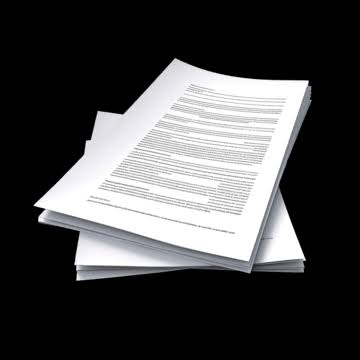
#> input picture Day16/input_images/document.jpg, 360 x 360 px, found by its file name; its folder holds only this picture in this run
$ python morphological_operations.py
#> lines starting #> are read from the running program, lines starting #| are printed output that depends on the picture; after the words box and inside, x2 and y2 are one past the last pixel; in counts of white or black regions, pixels touching at a corner belong together
# ==========================================================
# MLB Summer Internship - Day 18
# Morphological Operations using OpenCV
# ==========================================================

import cv2
import os

# ==========================================================
# Configuration
# ==========================================================

INPUT_FOLDER = "input_images"
OUTPUT_FOLDER = "output_images"
MORPHOLOGY_FOLDER = os.path.join(
    OUTPUT_FOLDER,
    "morphology"
)

os.makedirs(MORPHOLOGY_FOLDER, exist_ok=True)


# ==========================================================
# Morphological Processing
# ==========================================================

def process_image(filename):

#> called with filename = 'document.jpg'
    input_path = os.path.join(
        INPUT_FOLDER,
        filename
    )

    image = cv2.imread(input_path)
#> image is the input picture: shape (360, 360, 3); mean B, G, R 72.6, 71.9, 71.9

    if image is None:
        print(f"Unable to read: {filename}")
        return

    print(f"Processing: {filename}")

    # ------------------------------------------------------
    # Grayscale
    # ------------------------------------------------------

    grayscale = cv2.cvtColor(
        image,
        cv2.COLOR_BGR2GRAY
    )

    # ------------------------------------------------------
    # Gaussian Blur
    # ------------------------------------------------------

    blurred = cv2.GaussianBlur(
        grayscale,
        (5, 5),
        0
    )
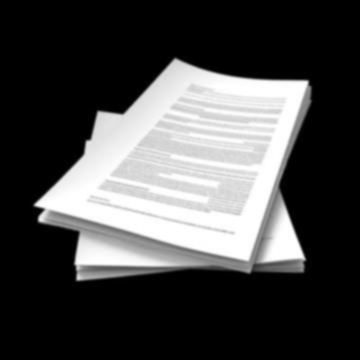
#> blurred: shape (360, 360); min 0, max 255, mean 72

    # ------------------------------------------------------
    # Binary Threshold
    # ------------------------------------------------------

    _, binary = cv2.threshold(
        blurred,
        0,
        255,
        cv2.THRESH_BINARY + cv2.THRESH_OTSU
    )
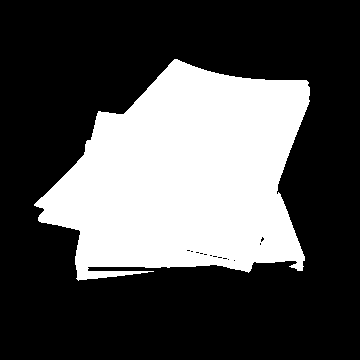
#> binary: shape (360, 360); 31.6% white; 1 white region, box (x1, y1, x2, y2) and area: (34, 59, 310, 281) 41006

    # ------------------------------------------------------
    # Kernel
    # ------------------------------------------------------

    kernel = cv2.getStructuringElement(
        cv2.MORPH_RECT,
        (5, 5)
    )

    # ------------------------------------------------------
    # Erosion
    # ------------------------------------------------------

    erosion = cv2.erode(
        binary,
        kernel,
        iterations=1
    )
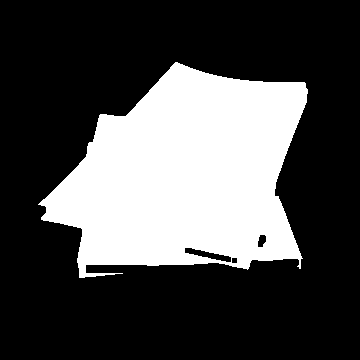
#> erosion: shape (360, 360); 29.5% white; 1 white region, box (x1, y1, x2, y2) and area: (38, 62, 308, 278) 38219

    # ------------------------------------------------------
    # Dilation
    # ------------------------------------------------------

    dilation = cv2.dilate(
        binary,
        kernel,
        iterations=1
    )
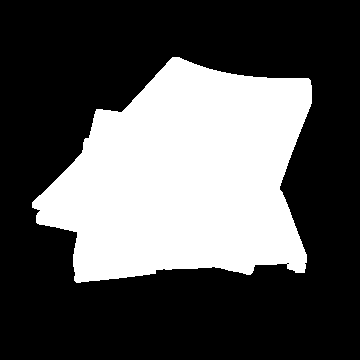
#> dilation: shape (360, 360); 33.6% white; 1 white region, box (x1, y1, x2, y2) and area: (32, 57, 312, 283) 43592

    # ------------------------------------------------------
    # Opening
    # ------------------------------------------------------

    opening = cv2.morphologyEx(
        binary,
        cv2.MORPH_OPEN,
        kernel
    )
#> opening: shape (360, 360); 31.5% white; 1 white region, box (x1, y1, x2, y2) and area: (36, 60, 310, 280) 40883

    # ------------------------------------------------------
    # Closing
    # ------------------------------------------------------

    closing = cv2.morphologyEx(
        binary,
        cv2.MORPH_CLOSE,
        kernel
    )
#> closing: shape (360, 360); 31.9% white; 1 white region, box (x1, y1, x2, y2) and area: (34, 59, 310, 281) 41340

    # ------------------------------------------------------
    # Morphological Gradient
    # ------------------------------------------------------

    gradient = cv2.morphologyEx(
        binary,
        cv2.MORPH_GRADIENT,
        kernel
    )
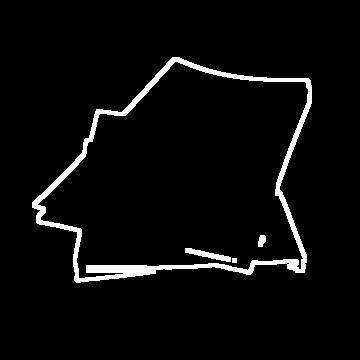
#> gradient: shape (360, 360); 4.1% white; 4 white regions, box (x1, y1, x2, y2) and area: (32, 57, 312, 283) 5020, (185, 248, 231, 262) 253, (258, 235, 266, 247) 75, (232, 258, 237, 263) 25

    # ------------------------------------------------------
    # Top Hat
    # ------------------------------------------------------

    top_hat = cv2.morphologyEx(
        binary,
        cv2.MORPH_TOPHAT,
        kernel
    )
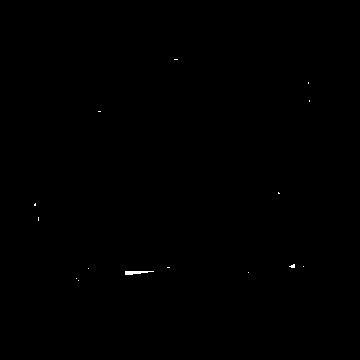
#> top_hat: shape (360, 360); 0.09% white; 15 white regions (14 under 20 px), largest, box (x1, y1, x2, y2) and area: (125, 271, 154, 275) 76

    # ------------------------------------------------------
    # Black Hat
    # ------------------------------------------------------

    black_hat = cv2.morphologyEx(
        binary,
        cv2.MORPH_BLACKHAT,
        kernel
    )
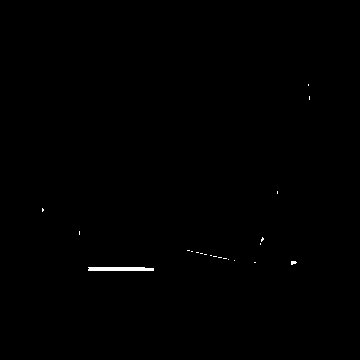
#> black_hat: shape (360, 360); 0.26% white; 21 white regions (20 under 20 px), largest, box (x1, y1, x2, y2) and area: (88, 267, 154, 271) 254

    # ------------------------------------------------------
    # File naming
    # ------------------------------------------------------

    base_name = os.path.splitext(
        filename
    )[0]

    # ------------------------------------------------------
    # Save outputs
    # ------------------------------------------------------

    outputs = {
        "binary": binary,
        "erosion": erosion,
        "dilation": dilation,
        "opening": opening,
        "closing": closing,
        "gradient": gradient,
        "top_hat": top_hat,
        "black_hat": black_hat
    }

    for operation_name, result in outputs.items():

        output_path = os.path.join(
            MORPHOLOGY_FOLDER,
            f"{base_name}_{operation_name}.jpg"
        )

        cv2.imwrite(
            output_path,
            result
        )

        print(
            f"  ✓ {operation_name.replace('_', ' ').title()} saved"
        )
#> this loop made 8 passes
#> operation_name on passes 1 to 8: 'binary', 'erosion', 'dilation', 'opening', 'closing', 'gradient', 'top_hat', 'black_hat'
#|   ✓ Binary saved
#|   ✓ Erosion saved
#|   ✓ Dilation saved
#|   ✓ Opening saved
#|   ✓ Closing saved
#|   ✓ Gradient saved
#|   ✓ Top Hat saved
#|   ✓ Black Hat saved


# ==========================================================
# Main Program
# ==========================================================

def main():

    print("=" * 70)
    print("Day 18 - OpenCV Morphological Operations")
    print("=" * 70)

    if not os.path.exists(INPUT_FOLDER):

        raise FileNotFoundError(
            f"Input folder not found: {INPUT_FOLDER}"
        )

    image_files = [
        file
        for file in os.listdir(INPUT_FOLDER)
        if file.lower().endswith(
            (".jpg", ".jpeg", ".png")
        )
    ]

    if not image_files:

        raise FileNotFoundError(
            "No images found inside input_images."
        )

    print(
        f"\nImages found: {len(image_files)}"
    )

    for filename in sorted(image_files):

        process_image(filename)

    print("\n" + "=" * 70)
    print("Morphological processing completed successfully.")
    print(
        f"Outputs saved to: {MORPHOLOGY_FOLDER}"
    )
#| Outputs saved to: output_images/morphology
    print("=" * 70)


# ==========================================================
# Entry Point
# ==========================================================

if __name__ == "__main__":
    main()
